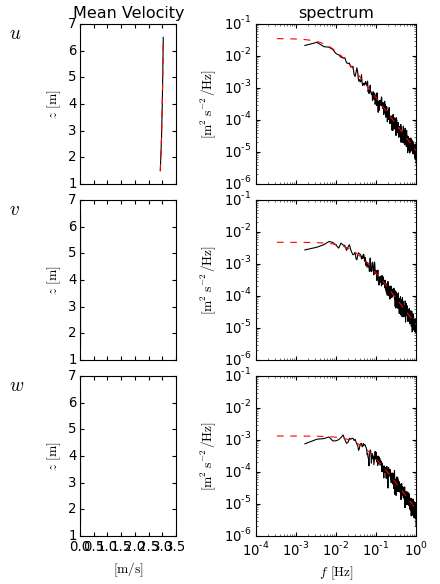

This chart was generated by the following Python code:
"""
This script provides an example usage of the PyTurbSim API.
"""

# Begin by importing the PyTurbSim API and plotting tools
import pyts.api as pyts
import pyts.plot.api as plt
from matplotlib.pylab import show

# Define some variables for the PyTurbSim run:
refht = 4
ustar = 0.03
Uref = 3.

# Now create the PyTurbSim run, and specify input statistics.
tsr = pyts.tsrun()

tsr.grid = pyts.tsGrid(center=refht,
                       ny=3,
                       nz=5,
                       height=5,
                       width=5,
                       time_sec=3000,
                       dt=0.5,)
tsr.prof = pyts.profModels.h2l(Uref, refht, ustar)
tsr.spec = pyts.specModels.tidal(ustar, refht)
tsr.cohere = pyts.cohereModels.nwtc()
tsr.stress = pyts.stressModels.tidal(ustar, refht)

# Run PyTurbSim:
out = tsr()

# Create a 'PyTurbSim plotting figure' (plotting object):
fig = plt.summfig()

# Now just call this plotting object's 'plot' method with the
# PyTurbSim output as input:
fig.plot(out, color='k')

# These plotting objects are smart; when the same 'plot' method
# is given a PyTurbSim 'run' object it plots the target values:
fig.plot(tsr, color='r', linestyle='--')

fig.finalize()

show()
